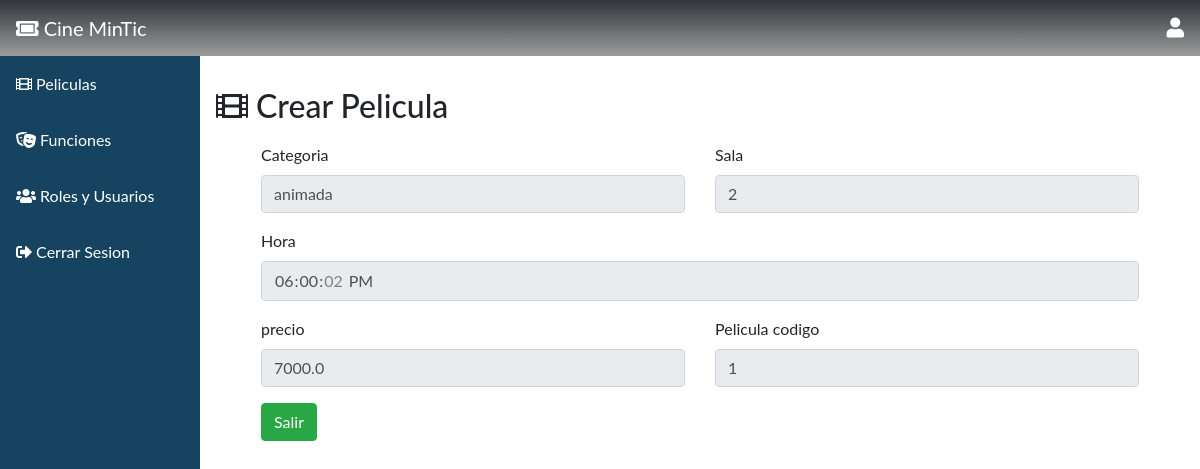
The app's page /admin_funciones/ver/?id=1 with its own data.
### tables this page shows
CREATE TABLE funcion (id INTEGER PRIMARY KEY AUTOINCREMENT, categoria VARCHAR, sala VARCHAR, hora TIME, puntuacion DOUBLE, precio DOUBLE, pelicula_codigo INT REFERENCES pelicula (codigo) ON DELETE CASCADE ON UPDATE CASCADE);

### main.py (the view)
@app.route('/admin_funciones/ver/', methods=['GET', 'POST'])
def seefuncion():
    if request.method == 'GET':
        id=request.args.get('id')
        db=get_db()
        result=db.execute("SELECT * FROM funcion WHERE id=?",(id,))
        result= result.fetchall()
        db.close()
        return render_template('seefuncion.html',result=result)

### db.py (called while the page is built)
def get_db():
    try:
        if 'db' not in g:
            print('conectada')
            g.db = sqlite3.connect('cinemintic.db')
        return g.db
    except Error:
        print(Error)

### main.py (called while the page is built)
@app.before_request
def cargar_usuario_registrado():
    print("Entró en before_request.")
    id_usuario = session.get('id_usuario')
    if id_usuario is None:
        g.user = None
    else:
        g.user = get_db().execute(
                'SELECT id, nombre, email, password FROM usuario WHERE id = ?'
                ,
                (id_usuario,)
            ).fetchone()
    print('g.user:', g.user)

### templates/seefuncion.html (shortened to what this page needs)
{% extends "bootstrap/base.html" %}
{% import "bootstrap/wtf.html" as wtf %}
{% block styles %}
  <link rel="stylesheet" href="https://maxcdn.bootstrapcdn.com/bootstrap/4.0.0/css/bootstrap.min.css">
  <link href="https://cdnjs.cloudflare.com/ajax/libs/font-awesome/5.13.0/css/all.min.css" rel="stylesheet">
{% endblock %}
{% block content %}
  <div class="sidebar">
    <a class="active" href="{{ url_for('home') }}"><i class="fas fa-ticket-alt"></i> Cine MinTic</a>
    <a href="{{ url_for('manage_movies') }}"><i class="fas fa-film"></i> Peliculas</a>
    <a href="{{ url_for('manage_functions') }}"><i class="fas fa-theater-masks"></i> Funciones</a>
    <a href="{{ url_for('manage_users') }}"><i class="fas fa-users"></i> Roles y Usuarios</a>
    <a href="#logout"><i class="fas fa-sign-out-alt"></i> Cerrar Sesion</a>
  </div>
  <nav style="background: linear-gradient(180deg, var(--black2) 0%, var(--black1) 100%);color: white;" class="navbar justify-content-between">
    <a class="navbar-brand"><i class="fas fa-ticket-alt"></i> Cine MinTic</a>
    <i style="font-size:20px" class="fas fa-user"></i>
  </nav>
  <div class="content">
    <div style="padding-top: 30px;padding-bottom: 10px;" class="row">
      <div class="col"><h2><i class="fas fa-film"></i> Crear Pelicula</h2></div>
    </div>
    {% for fila in result %}
    <form method="POST" action="{{ url_for('updatefuncion') }}" enctype="multipart/form-data">
      <div style="margin-left: 30px;margin-right: 30px;" class="row">
          <div class="col">
              <div class="form-group">
                <label for="exampleFormControlInput1">Categoria</label>
                <input type="text" readonly class="form-control" id="categoria" name="categoria" value="{{fila[1]}}">
              </div>
          </div>
          <div class="col">
              <div class="form-group">
                <label for="exampleFormControlSelect1">Sala</label>
                <input type="text" readonly class="form-control" id="sala" name="sala" value="{{fila[2]}}">
              </div>
          </div>
          <div class="col-12">
              <div class="form-group">
                <label for="exampleFormControlTextarea1">Hora</label>
                <input type="time" readonly class="form-control" id="hora" name="hora" value="{{fila[3]}}">
              </div>
          </div>
          <div class="col-6">
            <div class="form-group">
              <label for="exampleFormControlInput1">precio</label>
              <input type="number" readonly class="form-control" id="precio" name="precio" value="{{fila[5]}}">
            </div>
        </div>
        <div class="col-6">
          <div class="form-group">
            <label for="exampleFormControlInput1">Pelicula  codigo</label>
            <input type="text" readonly  class="form-control" id="pelicula_codigo" name="pelicula_codigo" value="{{fila[6]}}">
          </div>
      </div>
      {% endfor %}
        <div class="col-12">
          <a class="btn btn-success" href="{{ url_for('manage_functions') }}">Salir</a>
        </div>
      </div>
    </form>
  </div>
{% endblock %}

### templates/seefuncion.html (style rules this page uses)
:root { --gold1:#F4BD76; --gold2:#F6CD8F; --gray:#ffffff80; --gray2:#f7d9d990; --black1: #9C9C9B; --black2: #30353B; --shadow: 0 8px 8px; --color_shadow: #00000033; }
body { margin: 0; font-family: "Lato", sans-serif; }
.sidebar { margin: 0; padding: 0; width: 200px; background-color: #154360; position: fixed; height: 100%; overflow: auto; }
.sidebar a { display: block; color: white; padding: 16px; text-decoration: none; }
.sidebar a.active { background: linear-gradient(180deg, var(--black2) 0%, var(--black1) 100%);color: white; color: white; }
div.content { margin-left: 200px; padding: 1px 16px; }

### records on screen
funcion: categoria "animada", sala "2", hora "18:00:02", precio "7000.0", pelicula_codigo "1"
